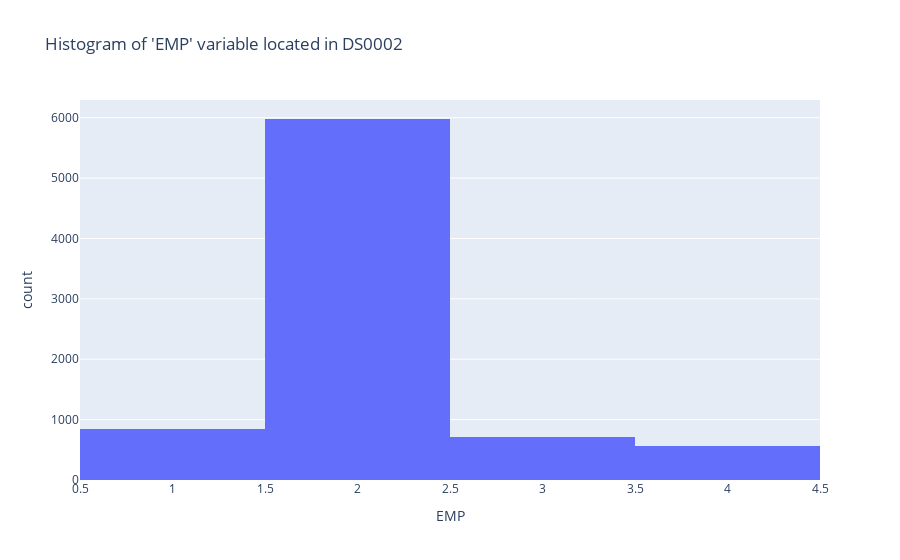

Here is the notebook cell this chart was saved with:
### Code cell
fig = px.histogram(ncs1.dxdm, x="EMP", title="Histogram of 'EMP' variable located in DS0002")
fig.show()
	
#	1 	Student
# 	2 	Working, incl. temp. laid off, matern./s
#	3 	Homemaker	
#	4 	Other

### Figure 1 — Plotly figure (JSON) as saved in the notebook; plotly's stock layout.template omitted (floating-point values rounded to 4 significant figures; data arrays with more than 128 entries replaced by an {"elided": "..."} marker saying what was removed)
{"data": [{"alignmentgroup": "True", "bingroup": "x", "hovertemplate": "EMP=%{x}<br>count=%{y}<extra></extra>", "legendgroup": "", "marker": {"color": "#636efa"}, "name": "", "offsetgroup": "", "orientation": "v", "showlegend": false, "type": "histogram", "x": {"elided": "8098 int values"}, "xaxis": "x", "yaxis": "y"}], "layout": {"barmode": "relative", "legend": {"tracegroupgap": 0}, "title": {"text": "Histogram of 'EMP' variable located in DS0002"}, "xaxis": {"anchor": "y", "domain": [0, 1], "title": {"text": "EMP"}}, "yaxis": {"anchor": "x", "domain": [0, 1], "title": {"text": "count"}}}}
